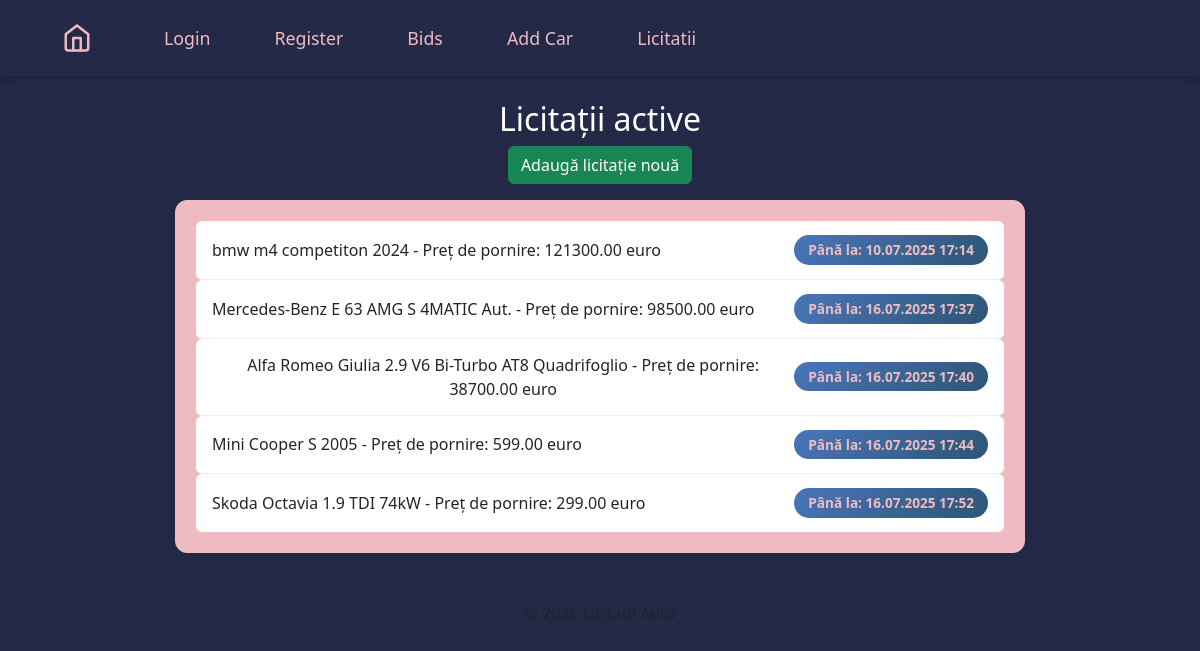
Page /auctions/ on the committed database.
### auctions/models.py (models this page shows, shortened)
class Auction(models.Model):
    car = models.ForeignKey(Car, related_name='auctions', on_delete=models.CASCADE)
    start_time = models.DateTimeField(default=timezone.now)
    end_time = models.DateTimeField()
    is_active = models.BooleanField(default=True)
    id = models.AutoField(primary_key=True)

class Car(models.Model):
    name = models.CharField(max_length=100)
    description = models.TextField()
    price = models.DecimalField(max_digits=10, decimal_places=2)
    image = models.ImageField(upload_to='media/')
    created_at = models.DateTimeField(default=timezone.now)
    updated_at = models.DateTimeField(auto_now=True)

### auctions/views.py (the view)
# urls.py: path('auctions/', views.auction_list, name='auction_list'),  # Auctions index page
def auction_list(request):
    auctions = Auction.objects.all()
    return render(request, 'auctions/auction_list.html', {'auctions': auctions})

### templates/auctions/auction_list.html (shortened to what this page needs)
{% extends "main.html" %} {% block content %} {% load static %}
<link rel="stylesheet" href="{% static 'styles_licitatii.css' %}" />
<h2>Licitații active</h2>
<div class="text-center">
<a href="{% url 'create_auction' %}" class="btn btn-success mb-3"
  >Adaugă licitație nouă</a
>
<ul class="list-group">
  {% for auction in auctions %}
  <li class="list-group-item d-flex justify-content-between align-items-center">
    <a href="{% url 'auction_detail' auction.id %}" class="fw-bold">
      {{ auction.car.name }} - Preț de pornire: {{ auction.car.price }} euro
    </a>
    <span class="badge bg-primary">
      Până la: {{ auction.end_time|date:"d.m.Y H:i" }}
    </span>
  </li>
  {% empty %}
  <li class="list-group-item">Nu există licitații active.</li>
  {% endfor %}
</ul>
{% endblock %}

### static/styles_licitatii.css (style rules this page uses)
body { background: #232946 !important; }
.list-group { max-width: 850px; margin: 0 auto 20px auto; background-color: #eebbc3 !important; border-radius: 12px !important; border: 1px solid #eebbc3 !important; box-shadow: 0 4px 10px rgba(0, 0, 0, 0.05) !important; padding: 20px !important; }
.list-group-item { background: #fff !important; border: none !important; border-bottom: 1px solid #eee !important; padding: 14px 16px !important; border-radius: 6px !important; transition: background-color 0.25s ease !important; }
.list-group-item:last-child { border-bottom: none !important; }
.list-group-item .fw-bold, .list-group-item a { text-decoration: none !important; color: #212529 !important; font-weight: 500 !important; transition: color 0.2s ease !important; }
.badge.bg-primary, .badge.bg-success, .badge.bg-warning, .badge.bg-info, .badge { font-size: 0.85rem !important; padding: 8px 14px !important; background: linear-gradient(135deg, #4976ba, #2d5575) !important; color: #eebbc3 !important; border-radius: 30px !important; }
.text-center { text-align: center !important; }
h2 { text-align: center; margin-bottom: 24px; color: white !important; font-size: 1.75rem; font-weight: 600; }

### rows in the picture
Auction: car.name "bmw m4 competiton 2024", car.price "121300.00", end_time "10.07.2025 17:14"
Auction: car.name "Mercedes-Benz E 63 AMG S 4MATIC Aut.", car.price "98500.00", end_time "16.07.2025 17:37"
Auction: car.name "Alfa Romeo Giulia 2.9 V6 Bi-Turbo AT8 Quadrifoglio", car.price "38700.00", end_time "16.07.2025 17:40"
Auction: car.name "Mini Cooper S 2005", car.price "599.00", end_time "16.07.2025 17:44"
Auction: car.name "Skoda Octavia 1.9 TDI 74kW", car.price "299.00", end_time "16.07.2025 17:52"
